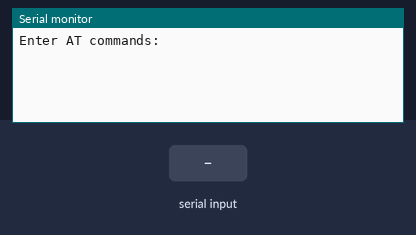
A sketch run on a simulated Arduino Uno, built with avr-gcc and run on an emulated ATmega328P. Shown: the last lines printed to the serial monitor. The inputs (shaded band) are chosen by the test bench.

Above: at 1.2 s.
1.3 s: "1" received over the second serial link
At 2.5 s:
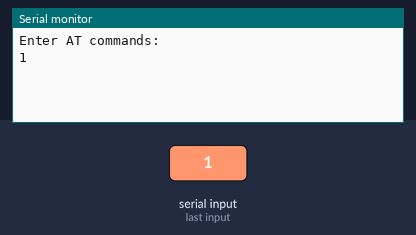
2.8 s: "0" received over the second serial link
At 3.9 s:
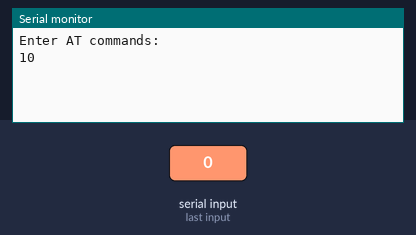

The sketch:

atwifi.ino.ino
```cpp
#include <SoftwareSerial.h>

SoftwareSerial wifi(2,3); // RX | TX

SoftwareSerial mySerial(5,6);
int count = 0;                                          // count = 0
char input[12];                                         // character array of size 12
boolean flag = 0;
void setup()
{

  Serial.begin(9600);
  Serial.println("Enter AT commands:");
  wifi.begin(9600);  // HC-05 default speed in AT command more
  mySerial.begin(9600);
 // wifi.listen();
 // wifi.println("AT\r");
 // wifi.println("AT+")


}

void loop()
{

  // Keep reading from HC-05 and send to Arduino Serial Monitor
  //wifi.listen();
   if(wifi.available()){
    Serial.write(wifi.read());}

  // Keep reading from Arduino Serial Monitor and send to HC-05
  if (Serial.available()){

    wifi.listen();
    wifi.write(Serial.read());}
   /* mySerial.listen();
     if(mySerial.available())
   {
      count = 0;
      while(mySerial.available() && count < 12)          // Read 12 characters and store them in input array
      {
         input[count] =mySerial.read();
         count++;
         delay(5);
      }
      Serial.print(input);                             // Print RFID tag number

         }*/
}
```

Measured:
- after the input at 1.3 s, the serial monitor: prints a new line at once (image 1)
- after the input at 2.8 s, the serial monitor: prints a new line at once (image 2)
